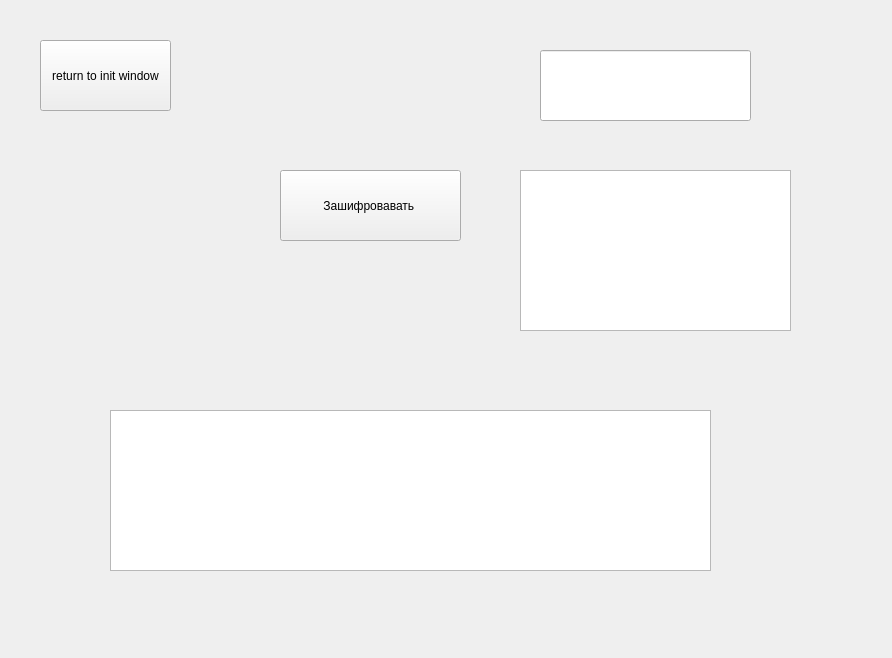
<?xml version="1.0" encoding="UTF-8"?>
<ui version="4.0">
 <class>interfaceForEncryption</class>
 <widget class="QWidget" name="interfaceForEncryption">
  <property name="geometry">
   <rect>
    <x>0</x>
    <y>0</y>
    <width>892</width>
    <height>658</height>
   </rect>
  </property>
  <property name="windowTitle">
   <string>Form</string>
  </property>
  <widget class="QTextEdit" name="hash_label">
   <property name="geometry">
    <rect>
     <x>520</x>
     <y>170</y>
     <width>271</width>
     <height>161</height>
    </rect>
   </property>
  </widget>
  <widget class="QLineEdit" name="input_key">
   <property name="geometry">
    <rect>
     <x>540</x>
     <y>50</y>
     <width>211</width>
     <height>71</height>
    </rect>
   </property>
  </widget>
  <widget class="QPushButton" name="encrypt_button">
   <property name="geometry">
    <rect>
     <x>280</x>
     <y>170</y>
     <width>181</width>
     <height>71</height>
    </rect>
   </property>
   <property name="text">
    <string>Зашифровавать </string>
   </property>
  </widget>
  <widget class="QTextEdit" name="input_text">
   <property name="geometry">
    <rect>
     <x>110</x>
     <y>410</y>
     <width>601</width>
     <height>161</height>
    </rect>
   </property>
  </widget>
  <widget class="QPushButton" name="return_init">
   <property name="geometry">
    <rect>
     <x>40</x>
     <y>40</y>
     <width>131</width>
     <height>71</height>
    </rect>
   </property>
   <property name="text">
    <string>return to init window</string>
   </property>
  </widget>
 </widget>
 <resources/>
 <connections/>
</ui>
